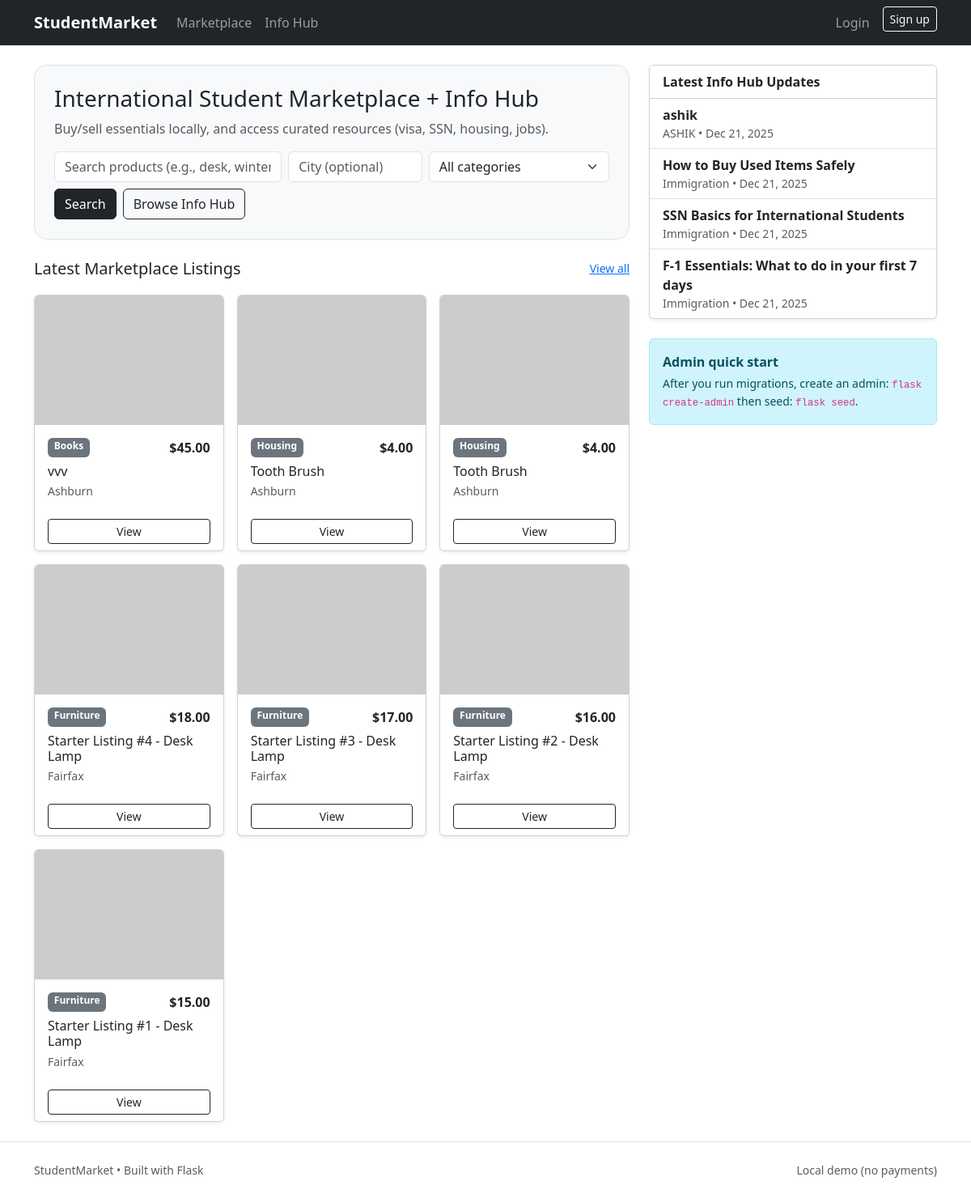
The page / on the database its author committed.
### app/models/product.py (models this page shows)
class Product(db.Model):
    __tablename__ = "products"
    id = db.Column(db.Integer, primary_key=True)
    seller_id = db.Column(db.Integer, db.ForeignKey("users.id"), nullable=False)
    category_id = db.Column(db.Integer, db.ForeignKey("categories.id"), nullable=False)
    title = db.Column(db.String(200), nullable=False)
    description = db.Column(db.Text, default="")
    price = db.Column(db.Numeric(10, 2), nullable=False)
    condition = db.Column(db.String(50), default="Used")  # New/Used/Like New
    city = db.Column(db.String(120), default="")
    status = db.Column(db.String(20), default="pending")  # pending/approved/rejected/sold
    created_at = db.Column(db.DateTime, default=datetime.utcnow)
    category = db.relationship("Category", lazy=True)
    images = db.relationship("ProductImage", backref="product", cascade="all, delete-orphan", lazy=True)

### app/models/category.py (models this page shows, shortened)
class Category(db.Model):
    __tablename__ = "categories"
    id = db.Column(db.Integer, primary_key=True)
    name = db.Column(db.String(120), nullable=False, unique=True)
    type = db.Column(db.String(20), nullable=False)  # product | info

### app/models/article.py (models this page shows)
class Article(db.Model):
    __tablename__ = "articles"
    id = db.Column(db.Integer, primary_key=True)
    category_id = db.Column(db.Integer, db.ForeignKey("categories.id"), nullable=False)
    author_id = db.Column(db.Integer, db.ForeignKey("users.id"), nullable=False)
    title = db.Column(db.String(250), nullable=False)
    content = db.Column(db.Text, nullable=False)
    tags = db.Column(db.String(250), default="")
    updated_at = db.Column(db.DateTime, default=datetime.utcnow)
    category = db.relationship("Category", lazy=True)

### app/routes/main.py (the view)
@main_bp.route("/")
def home():
    q = request.args.get("q", "").strip()
    city = request.args.get("city", "").strip()
    cat = request.args.get("cat", type=int)
    products_query = Product.query.filter(Product.status == "approved")
    if q:
        products_query = products_query.filter(Product.title.ilike(f"%{q}%"))
    if city:
        products_query = products_query.filter(Product.city.ilike(f"%{city}%"))
    if cat:
        products_query = products_query.filter(Product.category_id == cat)
    products = products_query.order_by(Product.created_at.desc()).limit(12).all()
    product_categories = Category.query.filter_by(type="product").order_by(Category.name.asc()).all()
    articles = Article.query.order_by(Article.updated_at.desc()).limit(5).all()
    return render_template("home.html", products=products, categories=product_categories, articles=articles)

### app/__init__.py (called while the page is built)
def create_app():
    app = Flask(__name__)
    app.config.from_object(Config)
    db.init_app(app)
    migrate.init_app(app, db)
    login_manager.init_app(app)
    csrf.init_app(app)
    @app.context_processor
    def inject_csrf():
        return dict(csrf_token=generate_csrf)
    app.register_blueprint(auth_bp)
    app.register_blueprint(market_bp)
    app.register_blueprint(info_bp)
    app.register_blueprint(admin_bp)
    from .routes.main import main_bp
    app.register_blueprint(main_bp)
    from .cli import register_cli
    register_cli(app)
    return app

### app/templates/home.html (shortened to what this page needs)
{% extends "base.html" %}
{% block content %}
<div class="row g-4">
  <div class="col-lg-8">
    <div class="p-4 rounded-4 bg-light border">
      <h1 class="h3 mb-2">International Student Marketplace + Info Hub</h1>
      <p class="text-muted mb-3">Buy/sell essentials locally, and access curated resources (visa, SSN, housing, jobs).</p>
      <form class="row g-2" action="{{ url_for('market.products') }}" method="get">
        <div class="col-md-5">
          <input class="form-control" name="q" placeholder="Search products (e.g., desk, winter jacket)">
        </div>
        <div class="col-md-3">
          <input class="form-control" name="city" placeholder="City (optional)">
        </div>
        <div class="col-md-4">
          <select class="form-select" name="cat">
            <option value="">All categories</option>
          </select>
        </div>
        <div class="col-12 d-flex gap-2">
          <button class="btn btn-dark" type="submit">Search</button>
          <a class="btn btn-outline-dark" href="{{ url_for('info.info_home') }}">Browse Info Hub</a>
        </div>
      </form>
    </div>
    <div class="d-flex align-items-center justify-content-between mt-4">
      <h2 class="h5 mb-0">Latest Marketplace Listings</h2>
      <a class="small" href="{{ url_for('market.products') }}">View all</a>
    </div>
    <div class="row row-cols-1 row-cols-md-3 g-3 mt-1">
      {% for p in products %}
      <div class="col">
        <div class="card h-100 shadow-sm">
          {% set img = p.images[0].image_url if p.images else "https://picsum.photos/seed/item/800/600" %}
          <img src="{{ img }}" class="card-img-top" alt="product">
          <div class="card-body">
            <div class="d-flex justify-content-between">
              <span class="badge text-bg-secondary">{{ p.category.name }}</span>
              <span class="fw-semibold">${{ "%.2f"|format(p.price) }}</span>
            </div>
            <h3 class="h6 mt-2 mb-1">{{ p.title }}</h3>
            <p class="small text-muted mb-0">{{ p.city }}</p>
          </div>
          <div class="card-footer bg-white border-0">
            <a class="btn btn-sm btn-outline-dark w-100" href="{{ url_for('market.product_detail', product_id=p.id) }}">View</a>
          </div>
        </div>
      </div>
      {% else %}
        <p class="text-muted">No listings yet. Seed sample data or create a listing.</p>
      {% endfor %}
    </div>
  </div>
  <div class="col-lg-4">
    <div class="card shadow-sm">
      <div class="card-header bg-white">
        <strong>Latest Info Hub Updates</strong>
      </div>
      <div class="list-group list-group-flush">
        {% for a in articles %}
          <a class="list-group-item list-group-item-action" href="{{ url_for('info.article_detail', article_id=a.id) }}">
            <div class="fw-semibold">{{ a.title }}</div>
            <div class="small text-muted">{{ a.category.name }} • {{ a.updated_at.strftime("%b %d, %Y") }}</div>
          </a>
        {% else %}
          <div class="list-group-item text-muted">No articles yet. Admin can publish from Admin panel.</div>
        {% endfor %}
      </div>
    </div>
    <div class="alert alert-info mt-4">
      <div class="fw-semibold mb-1">Admin quick start</div>
      <div class="small">After you run migrations, create an admin: <code>flask create-admin</code> then seed: <code>flask seed</code>.</div>
    </div>
  </div>
</div>
{% endblock %}

### app/static/css/app.css (style rules this page uses)
.card-img-top { object-fit: cover; height: 160px; }

### rows shown on the page
Product: category.name "Books", price "45.00", title "vvv", city "Ashburn"
Product: category.name "Housing", price "4.00", title "Tooth Brush", city "Ashburn"
Product: category.name "Housing", price "4.00", title "Tooth Brush", city "Ashburn"
Product: category.name "Furniture", price "18.00", title "Starter Listing #4 - Desk Lamp", city "Fairfax"
Product: category.name "Furniture", price "17.00", title "Starter Listing #3 - Desk Lamp", city "Fairfax"
Product: category.name "Furniture", price "16.00", title "Starter Listing #2 - Desk Lamp", city "Fairfax"
Product: category.name "Furniture", price "15.00", title "Starter Listing #1 - Desk Lamp", city "Fairfax"
Article: title "ashik", category.name "ASHIK", updated_at "Dec 21, 2025"
Article: title "How to Buy Used Items Safely", category.name "Immigration", updated_at "Dec 21, 2025"
Article: title "SSN Basics for International Students", category.name "Immigration", updated_at "Dec 21, 2025"
Article: title "F-1 Essentials: What to do in your first 7 days", category.name "Immigration", updated_at "Dec 21, 2025"
